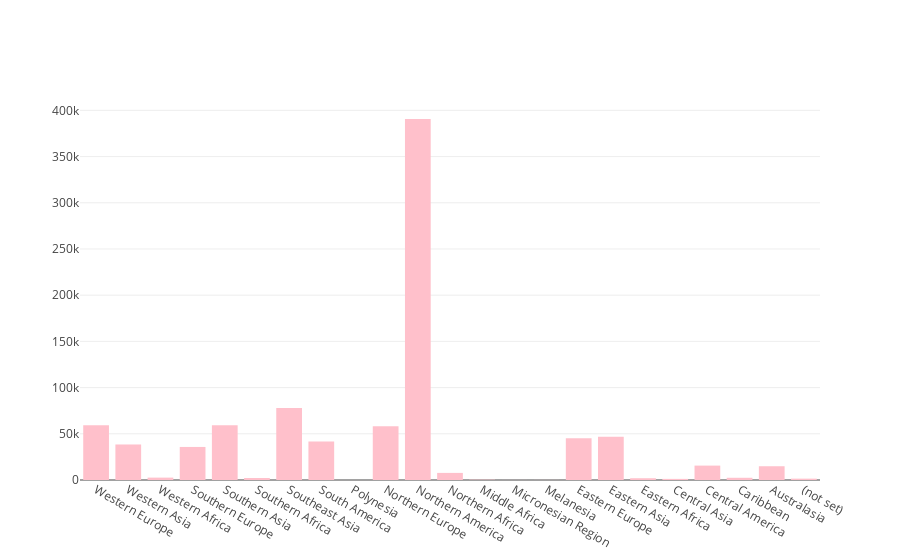

Notebook code for this chart:
### Code cell
# Sub-continent
sub_continent_size = train.groupby('geoNetwork_subContinent')['totals_transactionRevenue'].agg(['size'])
sub_continent_size.columns = ["size"]

graph = [bar_graph(sub_continent_size["size"], 'pink')]

py.iplot(graph)

### Figure 1 — Plotly figure (JSON) as saved in the notebook; plotly's stock layout.template omitted (floating-point values rounded to 4 significant figures)
{"data": [{"marker": {"color": "pink"}, "type": "bar", "uid": "4b5a41e8-d688-11e8-b68e-acde48001122", "x": ["Western Europe", "Western Asia", "Western Africa", "Southern Europe", "Southern Asia", "Southern Africa", "Southeast Asia", "South America", "Polynesia", "Northern Europe", "Northern America", "Northern Africa", "Middle Africa", "Micronesian Region", "Melanesia", "Eastern Europe", "Eastern Asia", "Eastern Africa", "Central Asia", "Central America", "Caribbean", "Australasia", "(not set)"], "y": [59114, 38443, 2573, 35780, 59321, 2169, 77800, 41731, 25, 58168, 390657, 7683, 393, 55, 81, 45249, 46919, 1927, 1215, 15583, 2406, 14893, 1468]}], "layout": {}}
